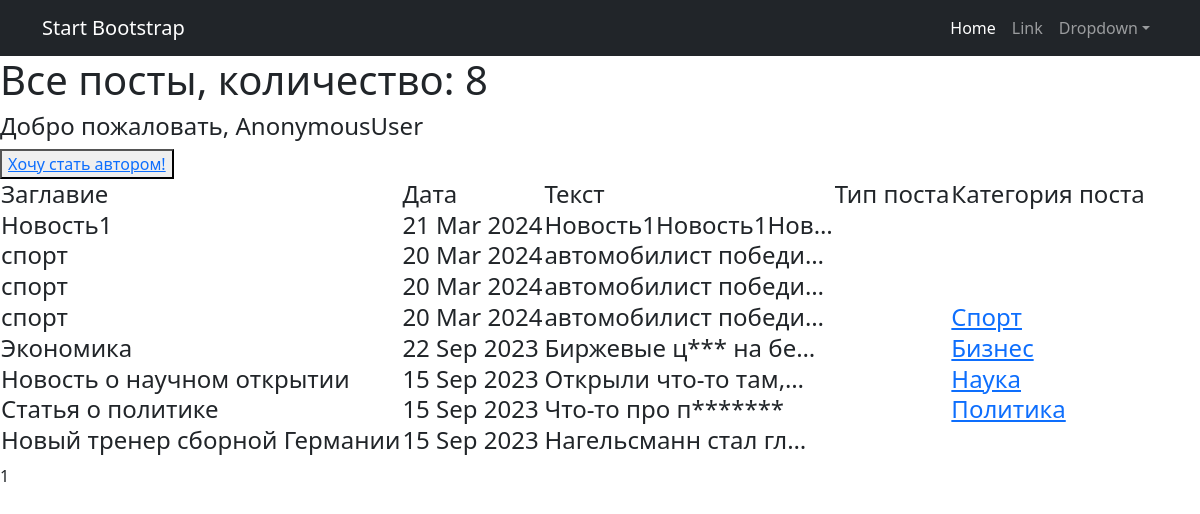
The page /news/ on the database as committed earlier.
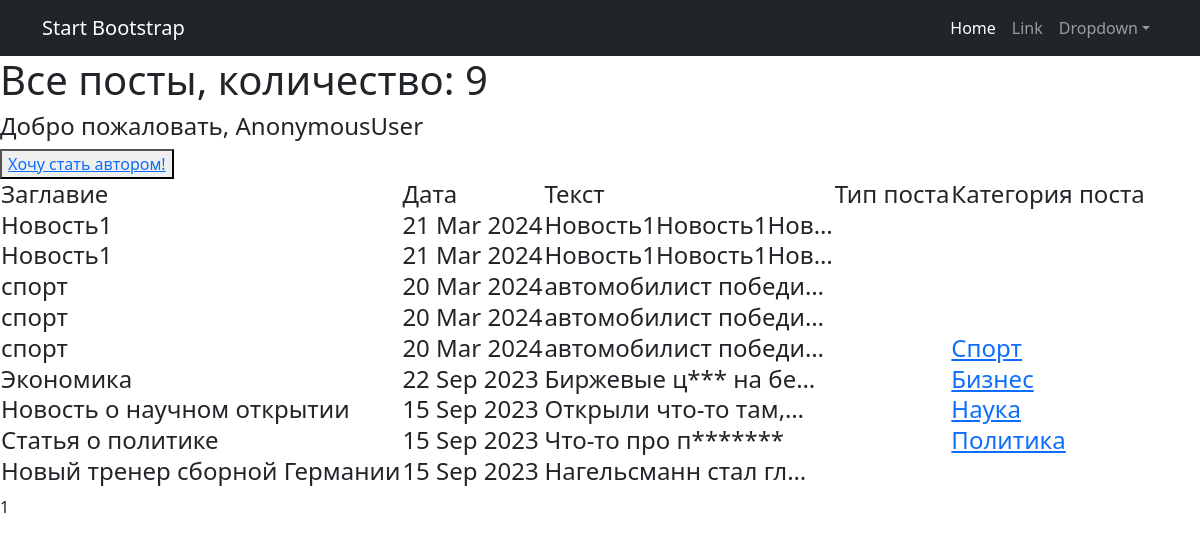
The same page on the database as committed later.
### news/models.py (models this page shows, shortened)
class Post(models.Model):
    objects = None
    author = models.ForeignKey(Author, on_delete=models.CASCADE)
    categoryChoice = models.CharField(max_length=30, choices=Category_Choices, default=article)
    post_time_in = models.DateTimeField(auto_now_add=True)
    postCategory = models.ManyToManyField(Category, through='PostCategory')
    post_title = models.CharField(max_length=255)
    post_text = models.TextField()
    rating = models.SmallIntegerField(default=0)

class Category(models.Model):
    category_name = models.CharField(max_length=64, unique=True)
    subscribers = models.ManyToManyField(User, blank=True, null=True, related_name='postCategory')
    def __str__(self):
        return self.category_name

### news/views.py (the view)
# urls.py: path('', PostList.as_view(), name='post_list'),
class PostList(ListView):
    model = Post
    ordering = '-post_time_in'
    template_name = 'post_list.html'
    context_object_name = 'post_list'
    paginate_by = 10
    def get_queryset(self):
        queryset = super().get_queryset()
        self.filterset = PostFilter(self.request.GET, queryset)
        return self.filterset.qs
    def get_context_data(self, **kwargs):
        context = super().get_context_data(**kwargs)
        context['time_now'] = datetime.utcnow()
        context['filterset'] = self.filterset
        context['is_author'] = self.request.user.groups.filter(name='authors').exists()
        return context

### news/templatetags/custom_filters.py (called while the page is built)
@register.filter()
def censor(text):
    new_content = text
    for i in BADWORDS:
        new_content = new_content.replace(i, i[:1]+'*'*(len(i)-1))
    return new_content

### templates/post_list.html (shortened to what this page needs)
{% extends 'flatpages/default.html' %}
{% load custom_filters %}
{% block content %}
    <h1>Все посты, количество: {{ post_list|length }}</h1>
    {% if post_list %}
    <h4>Добро пожаловать, {{ request.user }}</h4>
    {% if not is_author %}
    <button> <a href="upgrade/"> Хочу стать автором!</a> </button>
    {% endif %}
    <h4>
        <table>
            <tr>
                <td> Заглавие</td>
                <td> Дата</td>
                <td> Текст</td>
                <td>Тип поста</td>
                <td> Категория поста</td>
            </tr>
            {% for post in post_list %}
            <tr>
                <td>{{post.post_title|censor}}</td>
                <td>{{post.post_time_in|date:'d M Y'}}</td>
                <td>{{post.post_text|censor|truncatechars:20}}</td>
                <td>
                </td>
                <td>{% for category in post.postCategory.all %}
                    <a href="{% url 'category_list' category.id%}"> {{ category}} </a>
                {% endfor %}
            </tr>
            {% endfor %}
        </table>
    </h4>
    {% else %}
    <h2>Новостей нет</h2>
    {% endif %}
   {{ page_obj.number }}
{% endblock content %}

### templates/flatpages/default.html (shortened to what this page needs)
<!DOCTYPE html>
<html lang="en">
    <head>
        {% load static %}
        <link href="{% static 'css/styles.css' %}" rel="stylesheet" />
    </head>
    <body>
        <nav class="navbar navbar-expand-lg navbar-dark bg-dark">
            <div class="container">
                <a class="navbar-brand" href="#">Start Bootstrap</a>
                <div class="collapse navbar-collapse" id="navbarSupportedContent">
                    <ul class="navbar-nav ms-auto mb-2 mb-lg-0">
                        <li class="nav-item"><a class="nav-link active" aria-current="page" href="#">Home</a></li>
                        <li class="nav-item"><a class="nav-link" href="#">Link</a></li>
                        <li class="nav-item dropdown">
                            <a class="nav-link dropdown-toggle" id="navbarDropdown" href="#" role="button" data-bs-toggle="dropdown" aria-expanded="false">Dropdown</a>
                        </li>
                    </ul>
                </div>
            </div>
        </nav>
        {% block content %}{% endblock content %}
    </body>
</html>

Rows that differ between the two databases and show on the page:
added Post: post_title|censor "Новость1", post_time_in "21 Mar 2024", post_text|censor "Новость1Новость1Нов…"
Other text that changed with them:
{{ post_list|length }}: "8" → "9"
